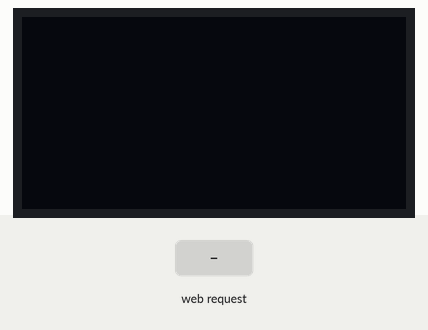
Recording of a sketch running on a simulated ESP32-C3. Parts: 128×64 one-colour display. Inputs (shaded band) come from the test bench. What the sketch prints to the serial monitor is not drawn.

Above: at 2.2 s.
2.3 s: HTTP request GET /get_text?text01=white received
At 2.6 s:
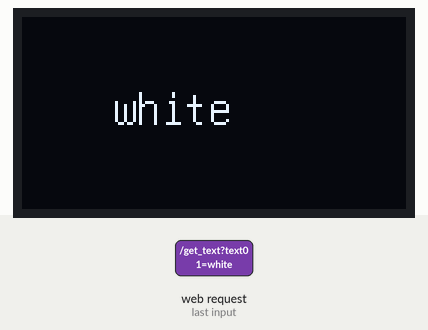
3.8 s: HTTP request GET /get_text?text01=touchmove received
At 5.0 s:
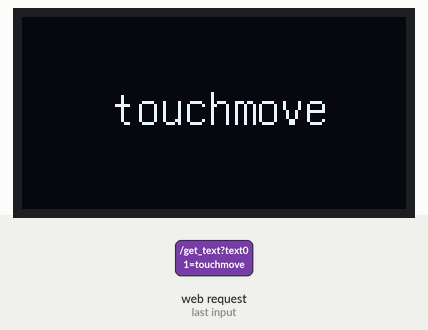
5.3 s: HTTP request GET /get_text?text01=mousemove received
At 6.1 s:
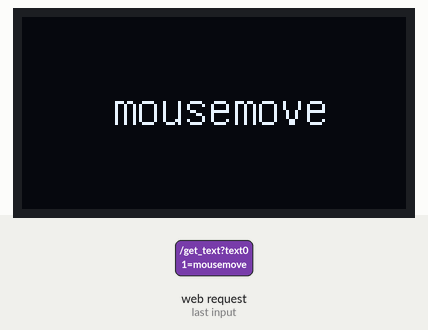
6.8 s: HTTP request GET /get_text?text01=1 received
At 7.3 s:
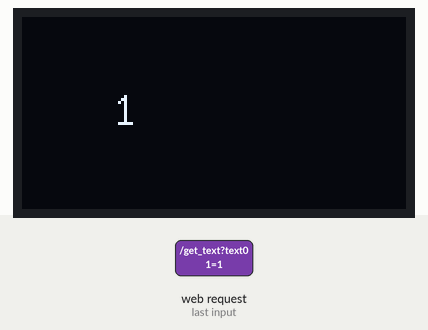
8.3 s: HTTP request GET /get_img?text01=1 received
At 9.6 s:
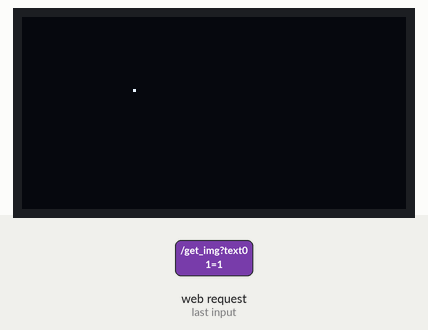
Timing chart, 0 to 10.8 s (numbered marks = the images above; inputs shaded):
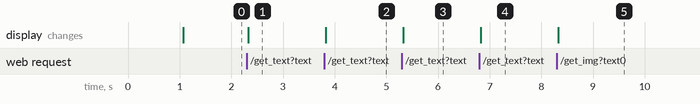

Measured:
- after the input at 2.3 s, the display: changes at once (image 1)
- after the input at 3.8 s, the display: changes at once (image 2)
- after the input at 5.3 s, the display: changes at once (image 3)
- after the input at 6.8 s, the display: changes at once (image 4)
- after the input at 8.3 s, the display: changes at once (image 5)

The sketch:

oled02.ino
```cpp
/**
* Este programa crea un AP Wifi con un server para interactuar con el microcontrolador desde un celular, para escribir (y en un futuro dibujar) en una pantalla Oled. Se ha usado el micro Esp32-C3 supermini con pantalla Oled incluida de 72x40 (que en realidad resultó ser de 70x40).
*/

#include "credentials.h" //File with custom "ssid" and "password" for the AP
#include <WiFi.h>
#include <WebServer.h>
//#include <MUIU8g2.h>
#include <U8g2lib.h>
//#include <U8x8lib.h>
#include <Wire.h>
//#include <ArduinoJson.h>

#define SDA_OLED 5
#define CLK_OLED 6

//Oled sizes
const uint8_t width = 70;
const uint8_t height = 40;
const uint8_t xOffset = 30; // = (132-w)/2 : X coord. of the left-upper corner
const uint8_t yOffset = 24; // = (64-h)/2 : Y coord. of the left-upper corner

// Create a web server object
WebServer server(80);

//OLed object, there is no 72x40 constructor in u8g2 hence the 72x40 screen is
// mapped in the middle of the 132x64 pixel buffer of the SSD1306 controller
U8G2_SSD1306_128X64_NONAME_F_HW_I2C u8g2(U8G2_R0, U8X8_PIN_NONE, CLK_OLED, SDA_OLED);

String textContent ="";
//index.html
String PROGMEM html01= R"rawliteral(
<html>
<head>
<meta charset="UTF-8">
<title>Oled screen-ESP32 Web server</title>
<meta name="viewport" content="width=device-width, initial-scale=1">
<style>
body {
  background-color: #666;
  display: flex;
  flex-direction: column;
  justify-content: center;
  align-items: center;
  gap: 8px;
}

textarea {
  background-color: #333;
  color: white;
  font: normal normal 28px calligra, verdana;
}

p {
  color: white;
  font: normal normal 24px calligra, verdana;
}

button {
  width: 80px;
  height: 35px;
  background-color: #00AA50;
  color: white;
  font-size: 18px;
}

canvas {
  background-color: #000;
  width: 216px;
  height: 120px;
  border-color: green;
}

.toggle-button {
  display: inline-block;
  width: auto;
  background-color: #0080F8;
}

.panel {
  display: flex;
  flex-direction: column;
  justify-content: center;
  align-items: center;
  gap: 8px;
}

.panel01 {
  display: flex;
  flex-direction: horizontal;
  justify-content: center;
  align-items: center;
  gap: 10px;
}


.frame {
  width: 20px;
  height: 20px;
  border: 3px;
  border-color: orange;
}
</style>
</head>

<body>
<button class="toggle-button" onclick="toggle_interface();">Dibujo/Texto</button>

<div class="panel" id="text-interface">
<p>Escribe algo...</p>
<textarea rows="4" cols="8" name="text01" id="text01">
</textarea>
<button id="button01" onclick="send_text();">Enviar</button>
</div>

<div class="panel" id="img-interface" style="display:none;">
<p>Dibuja algo...</p>
<div class="panel01">
  <canvas width="216" height="120" id="img_area01"></canvas>
  <div class="panel">
    <div class="frame" style="background:white; border-style: solid;" onclick="change_color('white');" id="white-frame"></div>
    <div class="frame" style="background:black;" onclick="change_color('black');" id="black-frame"></div>
    <div class="frame" style="background:black; color:white;" onclick="clear_img();" id="clear-frame">C</div>
  </div>
</div>
<button id="button01" onclick="send_img();">Enviar</button>
</div>

<script>
var cnv= document.getElementById("img_area01");
var ctx= cnv.getContext("2d");

var cnv_pressed=false;
var color="white";
var X0, Y0;
var W, H;

var text="";
var BMP_img = []; //Array for the BMP image


// ********* AJAX functions **********
//Send the text of <textarea> to the server
function send_text() {
  var txt_area= document.getElementById("text01");
  var xhr= new XMLHttpRequest();

  xhr.open("POST", "/get_text", true);
  xhr.setRequestHeader('Content-Type', 'application/x-www-form-urlencoded; charset=UTF-8');

  xhr.onreadystatechange = function() {
    if(xhr.readyState===4 && xhr.status===200) {
      console.log(xhr.responseText);
      txt_area.value = xhr.responseText;
    }
  };

  xhr.send("text01="+ encodeURIComponent(txt_area.value));
}

//Send the BMP image to server
function send_img() {
  var xhr= new XMLHttpRequest();

  xhr.open("POST", "/get_img", true);
  xhr.setRequestHeader('Content-Type', 'application/json');

  xhr.onreadystatechange = function() {
    if(xhr.readyState===4 && xhr.status===200) {
      console.log("Response: "+ xhr.responseText);
    }
  };

  xhr.send(JSON.stringify(BMP_img));
}

//Get W,H, text and img values from server
function get_values() {
  var xhr= new XMLHttpRequest();

  xhr.open("POST", "/send_values", true);
  xhr.setRequestHeader('Content-Type', 'application/x-www-form-urlencoded; charset=UTF-8');

  xhr.onreadystatechange = function() {
    if(xhr.readyState===4 && xhr.status===200) {
      console.log("Data received: "+xhr.responseText);

      //Get data from server
      var data= JSON.parse(xhr.responseText);

      W = data.width; H = data.height;
      W*=3; H*=3; //Multiply by 3 to have a bigger canvas
      text = data.text;

      //Resize canvas
      cnv.style.width= W; cnv.style.height= H;
      cnv.width= W; cnv.height= H;

      //Write text in textarea
      document.getElementById("text01").value = text;

      //Fill canvas background
      ctx.fillStyle= "black";
      ctx.fillRect(0,0, W,H);

      for(var k=0; k<Math.ceil(W/24)*H/3; k++) BMP_img[k]=0; //Fill the image array with zeros
    }
  };

  xhr.send("data=0");
}


// ******** Listeners *********
addEventListener("load", get_values);

addEventListener("mouseup", end_draw);
addEventListener("touchend", end_draw);

cnv.addEventListener("mousedown", (e)=> {start_draw(e);});
cnv.addEventListener("touchstart", (e)=> {start_draw(e);});

cnv.addEventListener("mousemove", (e)=> {draw(e);});
cnv.addEventListener("touchmove", (e)=> {draw(e);}, {passive:false});


// ******** Util functions ***********
//Set the byte in the BMP image array corresponding to a pixel when the pixel is painted
function setPixel(arrX,arrY) {
  var x= arrX >> 3; // Entire division floor( pxX/8 )
  var bitX= arrX & 0b111; // pxX % 8

  BMP_img[9*arrY + x] = (color=="white"? BMP_img[9*arrY + x] | (128>>bitX) : BMP_img[9*arrY + x] & (0xFF7F>>bitX) );
}

//Change color of pencil (black or white)
function change_color(col) {
  color = col;
  if(color=="white") {
    document.getElementById("white-frame").style.borderStyle = "solid";
    document.getElementById("black-frame").style.borderStyle = "none";
  } else {
    document.getElementById("white-frame").style.borderStyle = "none";
    document.getElementById("black-frame").style.borderStyle = "solid";
  }
}

//Clear the image
function clear_img() {
  for(var k=0; k<BMP_img.length; k++) BMP_img[k] = 0;
  ctx.fillStyle= "black";
  ctx.fillRect(0,0,W,H);
}

//Paint a single pixel at (absX,absY) coordinates, where the coordinates are absolute (i.e., the window client coords.)
function paintPixel(absX,absY) {
  var x= absX-X0;
  var y= absY-Y0;

  x -= x%3; y -= y%3;

  ctx.fillStyle= color;
  ctx.fillRect(x,y, 3,3); //Paint the pixel at (x,y);

  setPixel(x/3, y/3); //Set the corresponding pixel in the BMP_img array
}

//Draw while dragging the cursor (if you are in draw-mode)
function draw(e) {
  if(cnv_pressed) {
    if(e.type=="touchmove") e.preventDefault();

    var x= e.type=="mousemove"? e.clientX : e.touches[0].clientX;
    var y= e.type=="mousemove"? e.clientY : e.touches[0].clientY;

    paintPixel(x,y);
  }
}

//Start the draw-mode
function start_draw(e) {
  cnv_pressed= true;

  var x= e.type=="mousedown"? e.clientX : e.touches[0].clientX;
  var y= e.type=="mousedown"? e.clientY : e.touches[0].clientY;

  paintPixel(x,y);
}

//End the draw-mode
function end_draw() {
  cnv_pressed= false;
}

//Toggle between text and image interface
function toggle_interface() {
  var img_intrfc= document.getElementById("img-interface");
  var txt_intrfc= document.getElementById("text-interface");

  if(txt_intrfc.style.display=="none") {
    //Show text interface
    txt_intrfc.style.display= "flex";
    img_intrfc.style.display= "none";
  }
  else {
    //Show img interface
    txt_intrfc.style.display= "none";
    img_intrfc.style.display= "flex";

    X0= cnv.getBoundingClientRect().left;
    Y0= cnv.getBoundingClientRect().top;
  }
}

//Show the BMP array in console
function show_BMP() {
  var str="";
  for(i=0; i<H/3; i++) {
    for(j=0; j<W/24; j++) str+= BMP_img[9*i+j]+" ";
    console.log(str);
    str="";
  }
}
</script>
</body>
</html>
)rawliteral";

//Heart symbol
/*uint8_t heart[8] = {
  0b00000000,
  0b11000011,
  0b11100111,
  0b01111110,
  0b01111110,
  0b00111100,
  0b00011000,
  0b00000000
};*/

//Array for the BMP image
uint8_t BMP_img[height * ((width>>3) + ((width & 7)==0? 0:1))];


void deserializeArray(String str, uint8_t* arr) {
  int16_t startIndex =1; //Start at 1 to eliminate the '['
  int16_t endIndex= str.indexOf(',');
  size_t i=0;

  while(endIndex != -1) {
    *(arr+i) = (uint8_t) str.substring(startIndex,endIndex).toInt();
    startIndex = endIndex+1;
    endIndex = str.indexOf(',', startIndex);
    i++;
  }

  //Last number
  *(arr+i) = (uint8_t) str.substring(startIndex, str.length()-1).toInt();
}


//Splits an input text in lines, and prints every line in the LCD screen
void printSplitString(String txt, uint8_t rows) {
  int8_t startIndex =0;
  int8_t endIndex= txt.indexOf('\n');
  int8_t hChMax;
  uint8_t i=0;
  String substr;

  u8g2.setFont(u8g2_font_unifont_t_latin);
  hChMax= u8g2.getMaxCharHeight();

  while (endIndex != -1 && i<rows) {
        substr = txt.substring(startIndex, endIndex);

        u8g2.setCursor(xOffset, yOffset+ (i+1)*12);
        u8g2.print(substr); // Imprimir cada subcadena

        startIndex = endIndex + 1; // Mover el índice de inicio
        endIndex = txt.indexOf('\n', startIndex); // Buscar el siguiente \n
        i+=1;
  }

  //Print last line (if it doesn't end in \n)
  if(startIndex<txt.length()) {
    substr = txt.substring(startIndex, txt.length());

    u8g2.setCursor(xOffset, yOffset+ (i+1)*12);
    u8g2.print( substr );
  }
}


void handleRoot() {
  //Send the HTML
  server.send(200, "text/html", html01);

}


void handleStart() {
  String start_data= "{\"width\":"+String(width)+ ",\"height\":"+String(height)+ ",\"text\":\""+textContent +"\"}";
  start_data.replace("\n", "\\n");
  server.send(200,"text/plain", start_data);
}


void handleText() {
  //Get text from the textarea
  if (server.hasArg("text01")) {
    textContent = server.arg("text01"); //Get value from the client
    textContent.replace("\r", "");
    Serial.println(textContent);

    //Print on screen
    u8g2.clearBuffer();
    printSplitString(textContent, 4);
    u8g2.sendBuffer();
  }
  server.send(200, "text/plain", textContent);
}


// Manejar la solicitud POST
void handleImg() {
    if (server.args() > 0) {
        // Obtiene el contenido de la solicitud
        deserializeArray(server.arg(0), BMP_img); // Primer argumento

        u8g2.clearBuffer();
        u8g2.drawBitmap(xOffset, yOffset, (width>>3)+ (width &7 == 0? 0:1), height, (const uint8_t*) BMP_img);
        u8g2.sendBuffer();

        server.send(200, "text/plain", "Datos recibidos");
    }
}


void setup(void)
{
    Serial.begin(9600);

    //Begin Wifi AP
    Serial.println("Creating Access Point");
    WiFi.softAP(ssid, password);
    Serial.println("Access point created. Connect to the IP "+ WiFi.softAPIP().toString());

    // Set up the web server to handle different routes
    server.on("/", handleRoot);
    server.on("/send_values", handleStart);
    server.on("/get_text", handleText);
    server.on("/get_img", handleImg);

    // Start the web server
    server.begin();
    Serial.println("HTTP server started");

    //Begin Oled
    delay(1000);
    u8g2.begin();
    u8g2.setContrast(255); // set contrast to maximum
    u8g2.setBusClock(400000); //400kHz I2C
    u8g2.enableUTF8Print();
    //u8g2.setFont(u8g2_font_unifont_t_latin); //(u8g2_font_ncenB10_tr);
    Serial.println("OLed iniciada.");
}


void loop(void)
{
    server.handleClient();
}
```

credentials.h
```cpp
#ifndef credentials_h
#define credentials_h

// Create custom network credentials for your AP device
const char* ssid = "custom_ssid_for_wifi_AP";
const char* password = "custom_password_for_wifi_AP";

#endif
```
